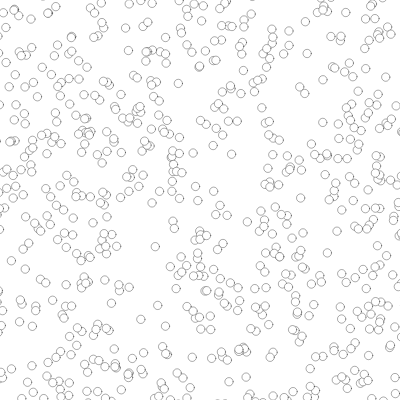
Frame 1 (no input)
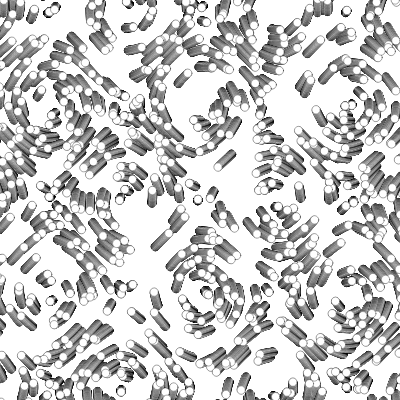
Frame 60 (no input)
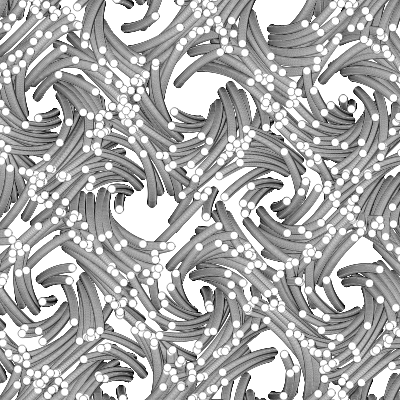
Frame 120 (the mouse pressed at the canvas centre since frame 60)

The p5.js sketch that drew these frames (run headless with seeded random() and noise() and a simulated clock; from frame 60 on, the mouse is pressed at the canvas centre):

// p5.js sketch
// ── sketch.js
var S = 15;
var num = 1000;
var X,Y;
var DX,DY;
var DDX,DDY;
var Color;
var a = 0.55;
var b =0.7;
var dt = 0.045;
var zoom = 0.5;

// 函数setup() ：准备阶段
function setup() {
	createCanvas(400,400);
	colorMode(HSB,360,100,100,100);
	X = new Array();
	Y = new Array();
	DX = new Array();
	DY = new Array();
	DDX = new Array();
	DDY = new Array();
	Color = new Array();
	for(var i=0;i<num;i++)
	{
		X[i] = random(-S,S);
		Y[i] = random(-S,S);
		DX[i] = 0;
		DY[i] = 0;
		DDX[i] = 0;
		DDY[i] = 0;
		Color[i] = color(
			random(0,360),
			random(20,80),
			random(50,100),
			random(60,100));
	}
}

// 函数draw()：作画阶段
function draw() {
	fill(255);// 填充白色
	StepDE(dt);
	drawParticles0();
}

function StepDE(dt)
{
	for(var i=0;i<num;i++)
	{
		var x = X[i];
		var y = Y[i];
		var dx = DX[i];
		var dy = DY[i];

		var ddx = 0.01*sin(a*y)*dt;
		var ddy = 0.01*sin(b*x)*dt;

		dx += ddx;
		dy += ddy;

		x += dx;
		y += dy;

		X[i] = x;
		Y[i] = y;
		DX[i] = dx;
		DY[i] = dy;
		DDX[i] = ddx;
		DDY[i] = ddy;
	}
}

function drawParticles0()
{
	push();
	translate(width/2,height/2);
	scale(zoom*width/12,zoom*height/12);
	strokeWeight(0.02);
	colorMode(HSB,360,100,100,100);
	for(var i=0;i<num;i++)
	{
		var dx = DX[i];
		var dy = DY[i];
		var ddx = DDX[i];
		var ddy = DDY[i];
		strokeWeight(0.02);
		ellipse(X[i],Y[i],0.5,0.5);
	}
	pop();
}

function drawParticles()
{
	push();
	translate(width/2,height/2);
	scale(zoom*width/12,zoom*height/12);
	strokeWeight(0.02);
	colorMode(HSB,360,100,100,100);
	for(var i=0;i<num;i++)
	{
		var dx = DX[i];
		var dy = DY[i];
		var ddx = DDX[i];
		var ddy = DDY[i];
		var acc = 100*sqrt(ddx*ddx + ddy*ddy);
		var spd = 1.0/(0.12+100.0*sqrt(dx*dx + dy*dy));
		var cr = Color[i];
		var h = hue(cr);
		var s = saturation(cr);
		var b = brightness(cr);
		var a = alpha(cr);
		fill(h,0.015*s/acc,b/spd,a);
		strokeWeight(acc*0.1);
		ellipse(X[i],Y[i],spd,spd);
	}
	pop();
}
